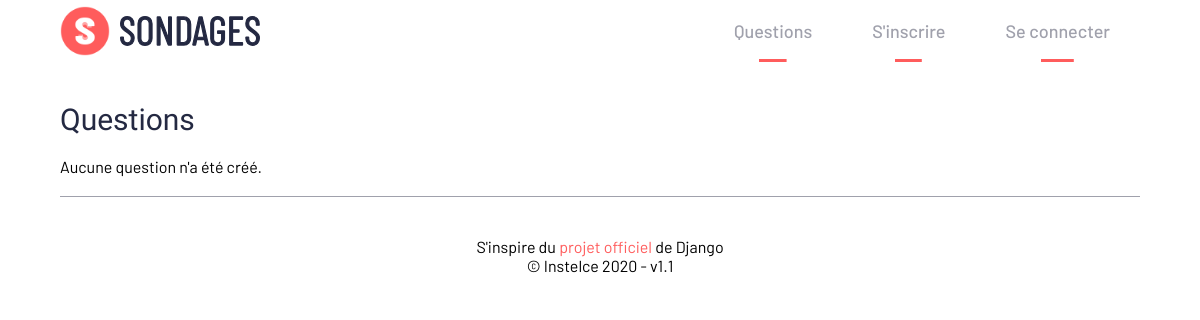
The app's page /, older data.
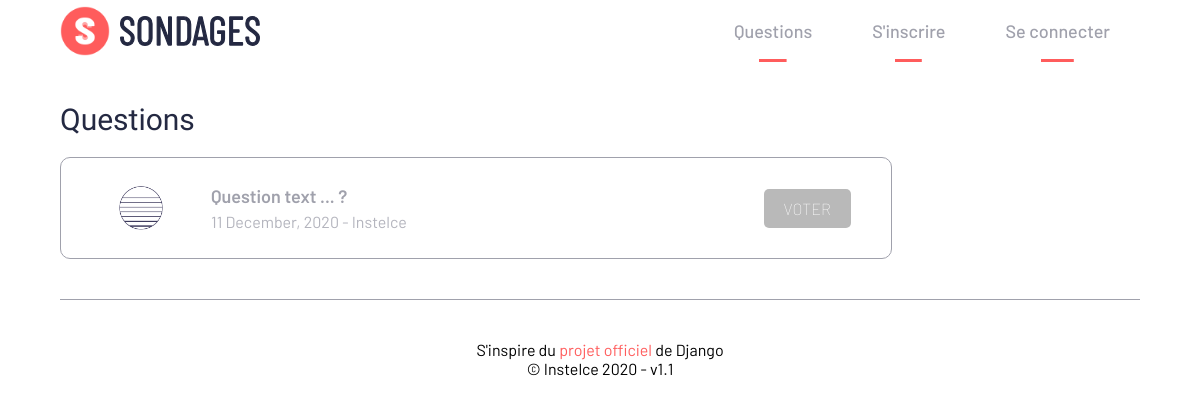
The same page, newer data.
### polls/models.py (models this page shows, shortened)
class Question(models.Model):
    question_text = models.CharField(max_length=200)
    pub_date = models.DateTimeField('date published')
    author = models.ForeignKey(User, on_delete=models.CASCADE)
    def was_published_recently(self):
        now = timezone.now()
        return now - datetime.timedelta(days=1) <= self.pub_date <= now
    was_published_recently.admin_order_field = 'pub_date'
    was_published_recently.boolean = True
    was_published_recently.short_description = 'Published recently ?'

### users/models.py (models this page shows, shortened)
class Profile(models.Model):
    user = models.OneToOneField(User, on_delete=models.CASCADE)
    image = models.ImageField(default='default.jpg', upload_to='profile_pics')

### polls/views.py (the view)
# urls.py: path('', views.IndexView.as_view(), name='home'),
class IndexView(generic.ListView):
    model = Question
    template_name = 'polls/index.html'
    context_object_name = 'latest_question_list'
    paginate_by = 8
    def get_queryset(self):
        return Question.objects.filter(pub_date__lte=timezone.now()).order_by('-pub_date')

### polls/templates/polls/index.html (shortened to what this page needs)
{% extends "polls/base.html" %}
{% load static %}
{% block content %}
    <div class="sondage__container">
        <h3 class="main__title">Questions</h3>
        {% if latest_question_list %}
            {% for question in latest_question_list %}
                <div href="#" class="sondage__link">
                    <div class="sondage__left">
                        <img class="sondage__user" src="{{ question.author.profile.image.url }}">
                        <div>
                            <h3 class="sondage__title"><a href="{% url 'polls:results' question.id %}">{{ question.question_text }}</a></h3>
                            <p class="sondage__date">{{ question.pub_date|date:"d F, Y" }} - {{ question.author }}</p>
                        </div>
                    </div>
                    <div class="sondage__button-container">
                        {% if user.is_authenticated %}
                            {% if question.author == user %}
                                <a href="{% url 'polls:delete' question.id %}" class="btn button__red">Supprimer</a>
                                <a href="{% url 'polls:update' question.id %}" class="btn button__blue">Mettre à jour</a>
                            {% endif %}
                            <a href="{% url 'polls:detail' question.id %}" class="btn button__gray">Voter</a>
                        {% else %}
                            <a href="{% url 'polls:detail' question.id %}" class="btn button__gray">Voter</a>
                        {% endif %}
                    </div>
                </div>
            {% endfor %}
        {% else %}
            <p>Aucune question n'a été créé.</p>
        {% endif %}
    </div>
{% endblock content %}

Row changes from the older to the newer data that the page shows:
added Question: author.profile.image (picture), question_text "Question text ... ?", pub_date "11 December, 2020", author "Instelce"
Text that changed along with them:
text no longer shown: "Aucune question n'a été créé."
